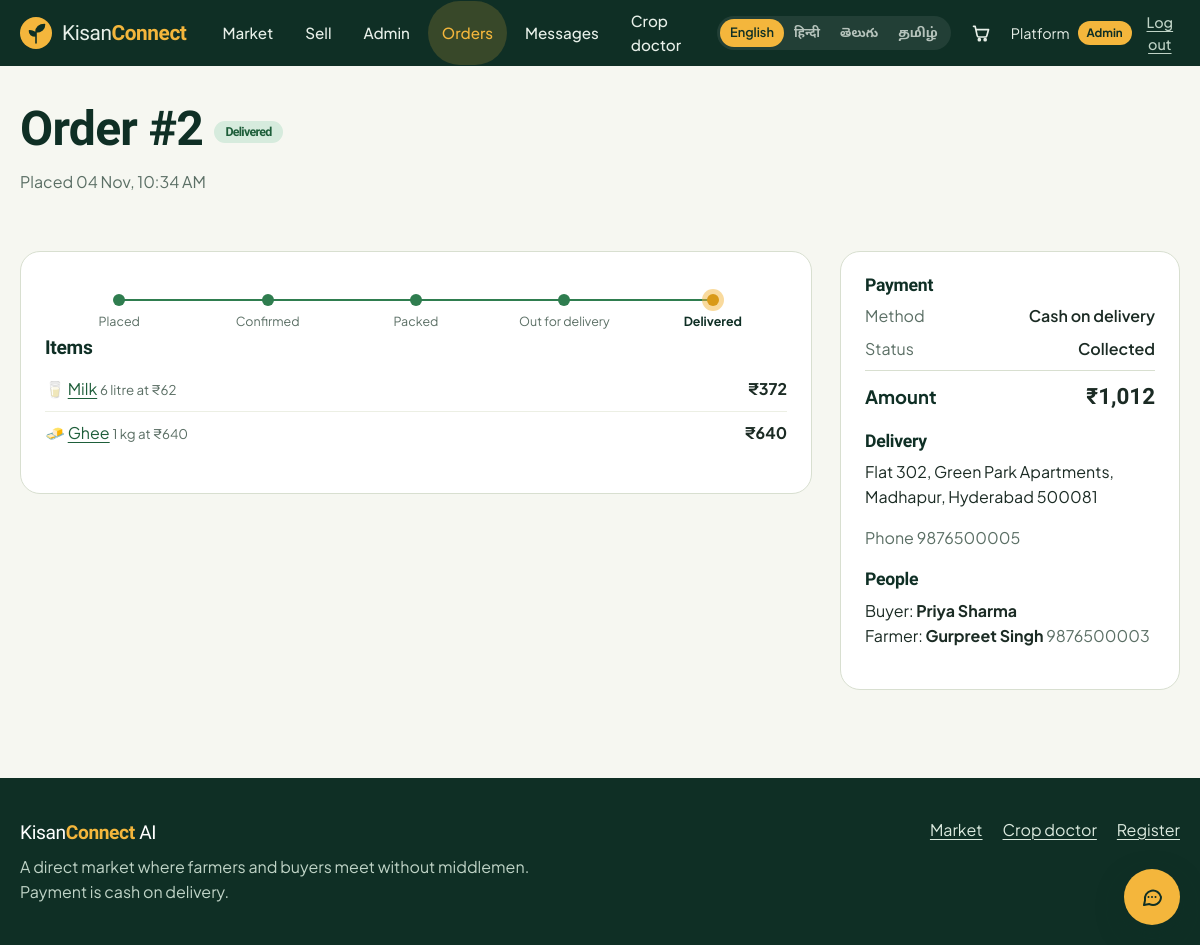
The app's page /orders/2 (signed in) with its own data.
### tables this page shows
CREATE TABLE users(
  id INTEGER PRIMARY KEY AUTOINCREMENT,
  username TEXT UNIQUE NOT NULL, password_hash TEXT NOT NULL,
  name TEXT NOT NULL, role TEXT NOT NULL CHECK(role IN ('admin','farmer','buyer')),
  phone TEXT, village TEXT, address TEXT, language TEXT DEFAULT 'en',
  status TEXT NOT NULL DEFAULT 'active', cod_blocked INTEGER NOT NULL DEFAULT 0,
  created_at TEXT NOT NULL);

CREATE TABLE orders(
  id INTEGER PRIMARY KEY AUTOINCREMENT,
  buyer_id INTEGER NOT NULL REFERENCES users(id), seller_id INTEGER NOT NULL REFERENCES users(id),
  total REAL NOT NULL, status TEXT NOT NULL DEFAULT 'Placed',
  payment_method TEXT NOT NULL DEFAULT 'COD', payment_status TEXT NOT NULL DEFAULT 'Pending',
  address TEXT NOT NULL, phone TEXT NOT NULL, note TEXT, created_at TEXT NOT NULL);

CREATE TABLE order_items(
  id INTEGER PRIMARY KEY AUTOINCREMENT,
  order_id INTEGER NOT NULL REFERENCES orders(id), product_id INTEGER NOT NULL REFERENCES products(id),
  name TEXT NOT NULL, emoji TEXT, price REAL NOT NULL, qty INTEGER NOT NULL, unit TEXT NOT NULL);

### app.py (the view)
@app.route("/orders/<int:oid>")
@role_required()
def order_detail(oid):
    o = q("""SELECT o.*, s.name AS seller_name, s.phone AS seller_phone, b.name AS buyer_name
             FROM orders o JOIN users s ON s.id=o.seller_id JOIN users b ON b.id=o.buyer_id WHERE o.id=?""",
          (oid,), one=True)
    if not o:
        abort(404)
    if g.user["role"] != "admin" and g.user["id"] not in (o["buyer_id"], o["seller_id"]):
        abort(403)
    return render_template("order_detail.html", o=o, items=order_items_for(oid),
                           can_manage=g.user["role"] == "admin" or g.user["id"] == o["seller_id"],
                           can_cancel=g.user["id"] == o["buyer_id"] and o["status"] in ("Placed", "Confirmed"))

### app.py (called while the page is built)
def get_db():
    if "db" not in g:
        g.db = sqlite3.connect(DB_PATH)
        g.db.row_factory = sqlite3.Row
        g.db.execute("PRAGMA foreign_keys=ON")
    return g.db

def q(sql, args=(), one=False):
    cur = get_db().execute(sql, args)
    rows = cur.fetchall()
    cur.close()
    if one:
        return rows[0] if rows else None
    return rows

def role_required(*roles):
    def deco(fn):
        @wraps(fn)
        def wrapper(*a, **k):
            if not g.user:
                flash("Log in to continue.", "info")
                return redirect(url_for("login", next=request.path))
            if roles and g.user["role"] != "admin" and g.user["role"] not in roles:
                abort(403)
            return fn(*a, **k)
        return wrapper
    return deco

def csrf_token():
    if "_csrf" not in session:
        session["_csrf"] = secrets.token_hex(16)
    return session["_csrf"]

@app.before_request
def load_user():
    g.user = None
    uid = session.get("uid")
    if uid:
        user = q("SELECT * FROM users WHERE id=?", (uid,), one=True)
        if user and user["status"] != "blocked":
            g.user = user
        else:
            session.pop("uid", None)
    if request.method == "POST":
        token = request.form.get("_csrf") or request.headers.get("X-CSRF-Token", "")
        if not token or not secrets.compare_digest(token, session.get("_csrf", "")):
            abort(400)

@app.context_processor
def inject():
    lang = session.get("lang") or (g.user["language"] if g.user else "en")
    if lang not in LANG_NAMES:
        lang = "en"
    def t(key):
        row = TRANSLATIONS.get(key, {})
        return row.get(lang) or row.get("en") or key
    cart = session.get("cart", {})
    unread = 0
    if g.user:
        unread = q("SELECT COUNT(*) c FROM messages WHERE receiver_id=? AND is_read=0", (g.user["id"],), one=True)["c"]
    return dict(t=t, lang=lang, lang_names=LANG_NAMES, csrf_token=csrf_token, me=g.user,
                cart_count=sum(cart.values()), unread_count=unread, categories=CATEGORIES,
                order_flow=ORDER_FLOW, year=datetime.now().year)

@app.template_filter("inr")
def inr(value):
    try:
        value = float(value or 0)
    except (TypeError, ValueError):
        return "₹0"
    return "₹{:,.0f}".format(value) if value == int(value) or value >= 1000 else "₹{:,.1f}".format(value)

def order_items_for(oid):
    return q("SELECT * FROM order_items WHERE order_id=?", (oid,))

### templates/order_detail.html (shortened to what this page needs)
{% extends "base.html" %}
{% from "_m.html" import pill, timeline with context %}
{% block content %}
<section class="page-head">
  <div class="wrap">
    <h1>Order #{{ o.id }} {{ pill(o.status) }}</h1>
    <p class="muted">Placed {{ o.created_at|when }}</p>
  </div>
</section>
<section class="section tight">
  <div class="wrap cart">
    <div class="panel">
      {{ timeline(o.status) }}
      <h2>Items</h2>
      <ul class="mini-list">
        {% for it in items %}
        <li><span>{{ it.emoji }} <a href="{{ url_for('product', pid=it.product_id) }}">{{ it.name }}</a> <small class="muted">{{ it.qty }} {{ it.unit }} at {{ it.price|inr }}</small></span><b>{{ (it.price * it.qty)|inr }}</b></li>
        {% endfor %}
      </ul>
    </div>
    <aside class="summary">
      <h2>Payment</h2>
      <dl>
        <div><dt>Method</dt><dd>Cash on delivery</dd></div>
        <div><dt>Status</dt><dd>{{ o.payment_status }}</dd></div>
        <div class="grand"><dt>Amount</dt><dd>{{ o.total|inr }}</dd></div>
      </dl>
      <h2>Delivery</h2>
      <p>{{ o.address }}</p>
      <p class="muted">Phone {{ o.phone }}{% if o.note %}<br>Note: {{ o.note }}{% endif %}</p>
      <h2>People</h2>
      <p>Buyer: <strong>{{ o.buyer_name }}</strong><br>Farmer: <strong>{{ o.seller_name }}</strong>{% if o.seller_phone %} <span class="muted">{{ o.seller_phone }}</span>{% endif %}</p>
    </aside>
  </div>
</section>
{% endblock %}

### templates/base.html (shortened to what this page needs)
<!doctype html>
<html lang="{{ lang }}">
<head>
  <link rel="stylesheet" href="{{ url_for('static', filename='css/style.css') }}">
</head>
<body class="{% block bodyclass %}{% endblock %}">
<header class="topbar">
  <div class="wrap topbar-in">
    <a class="brand" href="{{ url_for('landing') }}" aria-label="KisanConnect AI home">
      <span class="brand-name">Kisan<b>Connect</b></span>
    </a>
    <nav class="nav" id="nav" aria-label="Main">
      <a href="{{ url_for('shop') }}" class="{{ 'on' if request.path.startswith('/shop') or request.path.startswith('/product') }}">{{ t('nav_shop') }}</a>
      {% if me and me.role in ('farmer', 'admin') %}<a href="{{ url_for('farmer_dashboard') }}" class="{{ 'on' if request.path.startswith('/farmer') }}">{{ t('nav_sell') }}</a>{% endif %}
      {% if me and me.role == 'admin' %}<a href="{{ url_for('admin_dashboard') }}" class="{{ 'on' if request.path.startswith('/admin') }}">{{ t('nav_admin') }}</a>{% endif %}
      {% if me %}<a href="{{ url_for('orders') }}" class="{{ 'on' if request.path.startswith('/orders') }}">{{ t('nav_orders') }}</a>
      <a href="{{ url_for('chat') }}" class="{{ 'on' if request.path.startswith('/chat') }}">{{ t('nav_chat') }}{% if unread_count %}<span class="dot-count">{{ unread_count }}</span>{% endif %}</a>{% endif %}
      <a href="{{ url_for('crop_doctor') }}" class="{{ 'on' if request.path.startswith('/ai/crop') }}">{{ t('nav_doctor') }}</a>
    </nav>
    <div class="topbar-tools">
      <div class="lang" role="group" aria-label="Language">
        {% for code, label in lang_names.items() %}
          <a href="{{ url_for('set_lang', code=code, next=request.path) }}" class="{{ 'on' if code == lang }}" hreflang="{{ code }}" lang="{{ code }}">{{ label }}</a>
        {% endfor %}
      </div>
      {% if me %}
        <a class="cart-link" href="{{ url_for('cart') }}" aria-label="{{ t('nav_cart') }}">
          <svg viewBox="0 0 24 24" width="20" height="20" fill="none" stroke="currentColor" stroke-width="2" stroke-linecap="round" stroke-linejoin="round"><path d="M3 4h2l2.4 11.2a2 2 0 0 0 2 1.6h7.6a2 2 0 0 0 2-1.5L21 8H6.2"/><circle cx="10" cy="20" r="1.2"/><circle cx="17" cy="20" r="1.2"/></svg>
        </a>
        <div class="me">
          <span class="me-name">{{ me.name.split(' ')[0] }}</span>
          <span class="role-tag role-{{ me.role }}">{{ me.role }}</span>
          <form method="post" action="{{ url_for('logout') }}"><input type="hidden" name="_csrf" value="{{ csrf_token() }}"><button class="link-btn">{{ t('nav_logout') }}</button></form>
        </div>
      {% else %}
        <a class="btn btn-ghost btn-sm" href="{{ url_for('login') }}">{{ t('nav_login') }}</a>
        <a class="btn btn-primary btn-sm" href="{{ url_for('register') }}">{{ t('nav_register') }}</a>
      {% endif %}
    </div>
  </div>
</header>
{% block body %}<main id="main">{% block content %}{% endblock %}</main>{% endblock %}
<footer class="footer">
  <div class="wrap footer-in">
    <div>
      <span class="brand-name">Kisan<b>Connect</b> AI</span>
      <p>A direct market where farmers and buyers meet without middlemen. Payment is cash on delivery.</p>
    </div>
    <div class="footer-links">
      <a href="{{ url_for('shop') }}">{{ t('nav_shop') }}</a>
      <a href="{{ url_for('crop_doctor') }}">{{ t('nav_doctor') }}</a>
      <a href="{{ url_for('register') }}">{{ t('nav_register') }}</a>
    </div>
  </div>
</footer>
<button class="bot-fab" type="button" data-bot-open aria-label="{{ t('assistant_title') }}" aria-expanded="false" aria-controls="bot">
  <svg viewBox="0 0 24 24" width="24" height="24" fill="none" stroke="currentColor" stroke-width="2" stroke-linecap="round" stroke-linejoin="round" aria-hidden="true"><path d="M21 12a8 8 0 0 1-11.6 7.1L4 20l1-4.6A8 8 0 1 1 21 12z"/><path d="M8.5 12h.01M12 12h.01M15.5 12h.01"/></svg>
</button>
</body>
</html>

### templates/_m.html (shortened to what this page needs)
{% macro pill(s) %}<span class="pill pill-{{ s|replace(' ', '-')|lower }}">{{ s }}</span>{% endmacro %}
{% macro timeline(status) %}
  {% if status == 'Cancelled' %}
    <p class="cancelled-note">This order was cancelled.</p>
  {% else %}
  <ol class="timeline" aria-label="Order progress">
    {% set idx = order_flow.index(status) %}
    {% for s in order_flow %}
      <li class="{{ 'done' if loop.index0 < idx else ('now' if loop.index0 == idx else '') }}"><span></span>{{ s }}</li>
    {% endfor %}
  </ol>
  {% endif %}
{% endmacro %}

### records on screen
users: name "Platform", role "Admin"
orders: id "2", status "Delivered", created_at|when "04 Nov, 10:34 AM", payment_status "Collected", total|inr "₹1,012", address "Flat 302, Green Park Apartments, Madhapur, Hyderabad 500081", phone "9876500005"
order_items: emoji "🥛", name "Milk", qty "6", unit "litre", price|inr "₹62", (it.price*it.qty)|inr "₹372"
order_items: emoji "🧈", name "Ghee", qty "1", unit "kg", price|inr "₹640", (it.price*it.qty)|inr "₹640"
users: buyer_name "Priya Sharma"
users: seller_name "Gurpreet Singh", seller_phone "9876500003"

### other values on screen
{{ t('nav_shop') }} "Market"
{{ t('nav_sell') }} "Sell"
{{ t('nav_admin') }} "Admin"
{{ t('nav_orders') }} "Orders"
{{ t('nav_chat') }} "Messages"
{{ t('nav_doctor') }} "Crop doctor"
{{ label }} "English" "हिन्दी" "తెలుగు" "தமிழ்"
{{ t('nav_logout') }} "Log out"
{{ s }} "Placed" "Confirmed" "Packed" "Out for delivery" "Delivered"
{{ t('nav_register') }} "Register"
